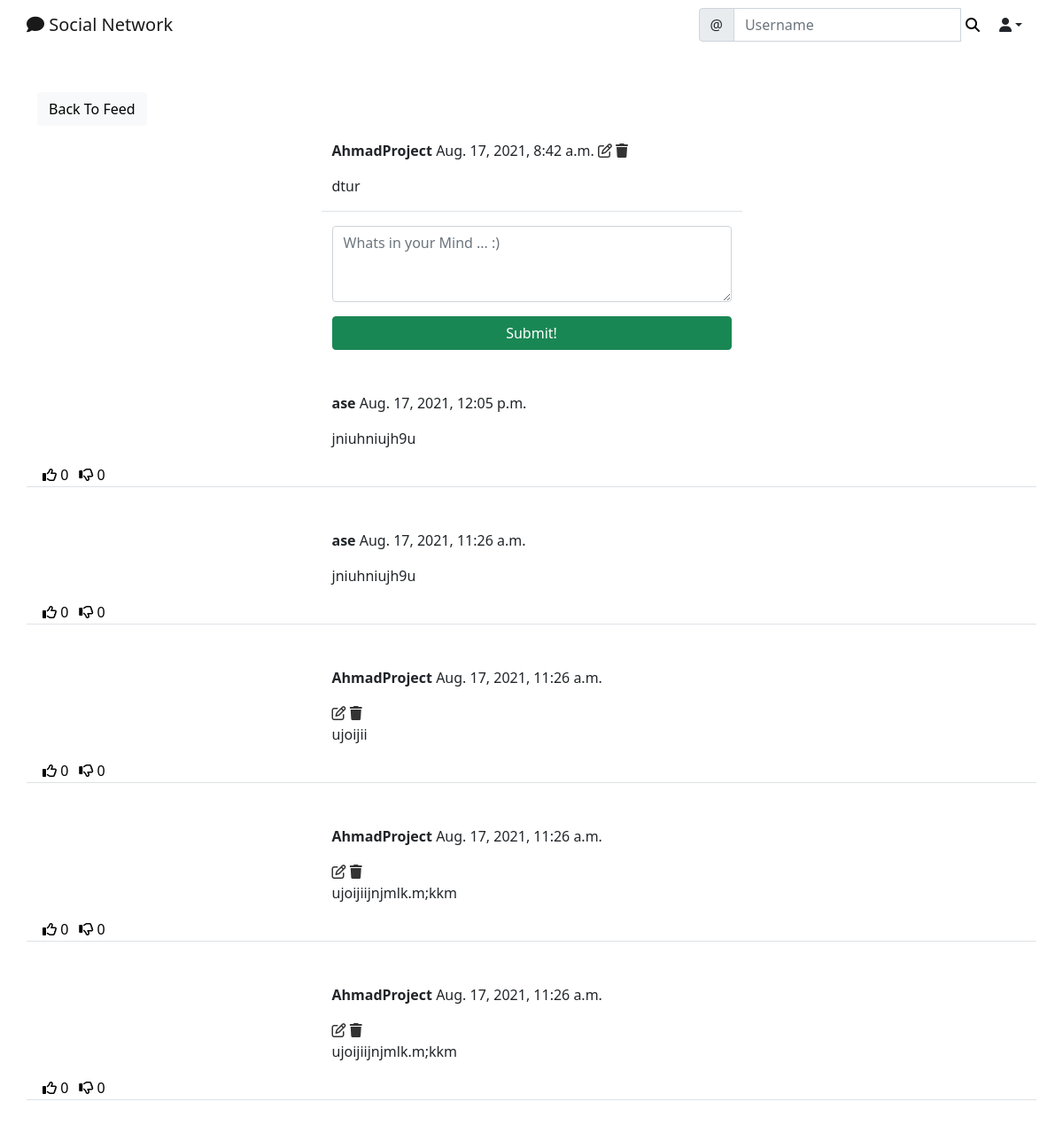
The page /social/post/10/ (signed in) on the database its author committed.
### social/models.py (models this page shows)
class Post(models.Model):
    body =models.TextField()
    created_on =models.DateTimeField(default=timezone.now)
    author = models.ForeignKey(User,on_delete=models.CASCADE)
    likes =models.ManyToManyField(User, blank=True ,related_name='likes')
    dislikes =models.ManyToManyField(User,blank=True,related_name='dislikes')

class Comment (models.Model):
    comment = models.TextField()
    created_on = models.DateTimeField(default= timezone.now())
    author =models.ForeignKey(User,on_delete=models.CASCADE)
    post = models.ForeignKey('Post',on_delete=models.CASCADE)

### social/views.py (the view, shortened to what this page needs)
# urls.py: path('post/<int:pk>/', PostDetailView.as_view(), name='post-detail'),
class PostDetailView(LoginRequiredMixin, View):
    def get(self, request, pk, *args, **kwargs):
        post = Post.objects.get(pk=pk)
        form = CommentForm()
        comments = Comment.objects.filter(post=post).order_by('-created_on')
        context = {
            'post': post,
            'form': form,
            'comments': comments,
        }
        return render(request, 'social/post_detail.html', context)

### social/forms.py
class CommentForm(forms.ModelForm):
    comment = forms.CharField(
        label= '',
        widget= forms.Textarea(attrs={
            'rows':'3' ,
            'placeholder':'Whats in your Mind ... :)',
        }))
    class Meta :
        model = Comment
        fields = ['comment']

### social/templates/social/post_detail.html (shortened to what this page needs)
{% extends 'landing/base.html' %}
{% load crispy_forms_tags %}
{% block content %}
<div class="container">
    <div class="row  mt-5">
        <div class="col-md-5 col-sm-6">
            <a href="{%url 'post-list'%}" class="btn btn-light">Back To Feed </a>
        </div>
    </div>
    <div class="row justify-content-center mt-3">
        <div class="col-md-5 col-sm-12 border-bottom">
            <p><strong>{{ post.author }}</strong> {{ post.created_on }}
                {% if request.user == post.author %}
                <a href="{% url 'post-edit' post.pk %}" style="color: #333;"><i class="far fa-edit"></i></a>
                <a href="{% url 'post-delete' post.pk %}" style="color: #333;"><i class="fas fa-trash"></i></a>
                {% endif %}
            </p>
            <p>{{ post.body }}</p>
        </div>
    </div>
    <div class="row justify-content-center mt-3 mb-5">
        <div class="col-md-5 col-sm-12">
            <form method="POST">
                {{ form | crispy }}
                <div class="d-grid gap-2">
                    <button class="btn btn-success mt-3">Submit!</button>
                </div>
            </form>
        </div>
    </div>
    {% for comment in comments %}
    <div class="row justify-content-center mt-3 mb-5 border-bottom">
        <div class="col-md-5 col-sm-12">
            <p><strong>{{comment.author}} </strong>{{comment.created_on}}</p>
            {% if request.user == comment.author %}
            <a href="{% url 'post-edit' post.pk %}" style="color: #333;"><i class="far fa-edit"></i></a>
            <a href="{% url 'comment-delete' post.pk comment.pk %}" style="color: #333;"><i
                    class="fas fa-trash"></i></a>
            {% endif %}
            <p>{{comment.comment}}</p>
        </div>
        <div class="d-flex flex-row">
            <form method="POST" action="{% url 'like' post.pk %}">
                <button style="background-color: transparent; border: none; box-shadow: none;" type="submit"><i
                        class="far fa-thumbs-up"></i> <span>{{ post.likes.all.count }}</span></button>
            </form>
            <form method="POST" action="{% url 'dislike' post.pk %}">
                <button style="background-color: transparent; border: none; box-shadow: none;" type="submit"><i
                        class="far fa-thumbs-down"></i> <span>{{ post.dislikes.all.count }}</span></button>
            </form>
        </div>
    </div>
    {% endfor %}
</div>
{% endblock content %}

### rows shown on the page
Post: author "AhmadProject", created_on "Aug. 17, 2021, 8:42 a.m.", body "dtur", likes.all.count "0", dislikes.all.count "0"
Comment: author "ase", created_on "Aug. 17, 2021, 12:05 p.m.", comment "jniuhniujh9u"
Comment: author "ase", created_on "Aug. 17, 2021, 11:26 a.m.", comment "jniuhniujh9u"
Comment: author "AhmadProject", created_on "Aug. 17, 2021, 11:26 a.m.", comment "ujoijii"
Comment: author "AhmadProject", created_on "Aug. 17, 2021, 11:26 a.m.", comment "ujoijiijnjmlk.m;kkm"
Comment: author "AhmadProject", created_on "Aug. 17, 2021, 11:26 a.m.", comment "ujoijiijnjmlk.m;kkm"
